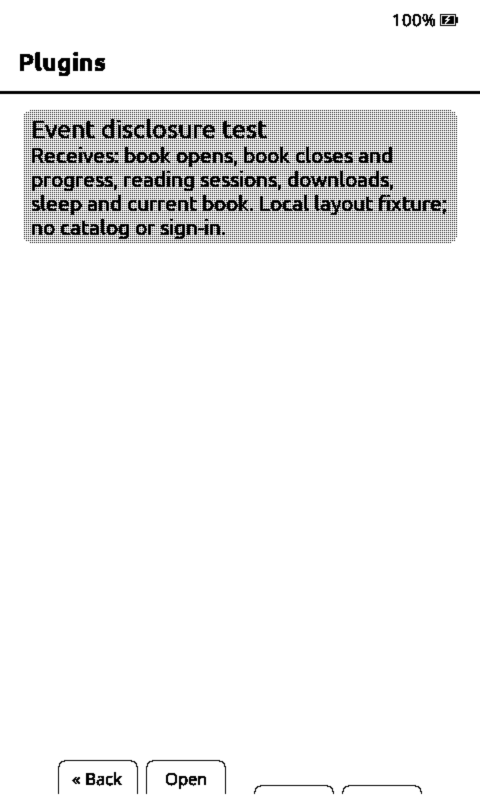
#> input picture test/plugin_picker_layout/fixtures/picker.png, 960 x 1600 px (shown at 1/2 size)
$ python img2sleep.py ../test/plugin_picker_layout/fixtures/picker.png
#> lines starting #> are read from the running program, lines starting #| are printed output that depends on the picture
#!/usr/bin/env python3
"""Convert images into sleep-screen BMPs for CrossPoint.

Output is uncompressed 24-bit BMP at the panel's portrait resolution, the
format USER_GUIDE.md recommends for the "Custom" sleep screen. Transparency
is flattened onto white, EXIF rotation is applied, and images are either
center-cropped to fill the screen (default) or scaled to fit with white
borders (--fit).

Copy the output folder to the SD card root as `.sleep/` (or `sleep/`) for a
random image per sleep, or a single file as `/sleep.bmp`.

Usage:
  python scripts/img2sleep.py IMAGE_OR_DIR [...] [-o OUT_DIR] [--fit] [--size WxH]

Examples:
  python scripts/img2sleep.py ~/Pictures/xteink -o ~/Pictures/xteink/sleep
  python scripts/img2sleep.py photo.jpg --fit
  python scripts/img2sleep.py art/ --size 528x792   # X3
"""

import argparse
import sys
from pathlib import Path

from PIL import Image, ImageOps, UnidentifiedImageError

DEFAULT_SIZE = (480, 800)  # X4 / X4 Pro portrait; X3 is 528x792
IMAGE_SUFFIXES = {".png", ".jpg", ".jpeg", ".bmp", ".gif", ".webp", ".tif", ".tiff"}


def parse_size(value):
    try:
        width, height = (int(part) for part in value.lower().split("x"))
    except ValueError:
        raise argparse.ArgumentTypeError(f"expected WIDTHxHEIGHT, got {value!r}")
    if width <= 0 or height <= 0:
        raise argparse.ArgumentTypeError("width and height must be positive")
    return width, height


def collect_inputs(paths):
    files = []
    for path in paths:
        if path.is_dir():
            files.extend(sorted(p for p in path.iterdir() if p.suffix.lower() in IMAGE_SUFFIXES))
        elif path.is_file():
            files.append(path)
        else:
            print(f"skip: {path} not found", file=sys.stderr)
    return files


def to_sleep_image(src, size, fit):
#> called with size = (480, 800), fit = False
    img = ImageOps.exif_transpose(Image.open(src))
#> img is the input picture: PIL image 960x1600 RGBA; mean R, G, B, A 238.2, 238.2, 238.2, 255
    if img.mode in ("RGBA", "LA") or (img.mode == "P" and "transparency" in img.info):
        rgba = img.convert("RGBA")
        img = Image.new("RGB", rgba.size, "white")
#> img: PIL image 960x1600 RGB; every value is 255
        img.paste(rgba, mask=rgba.getchannel("A"))
    else:
        img = img.convert("RGB")
    if fit:
        return ImageOps.pad(img, size, method=Image.Resampling.LANCZOS, color="white")
    return ImageOps.fit(img, size, method=Image.Resampling.LANCZOS)
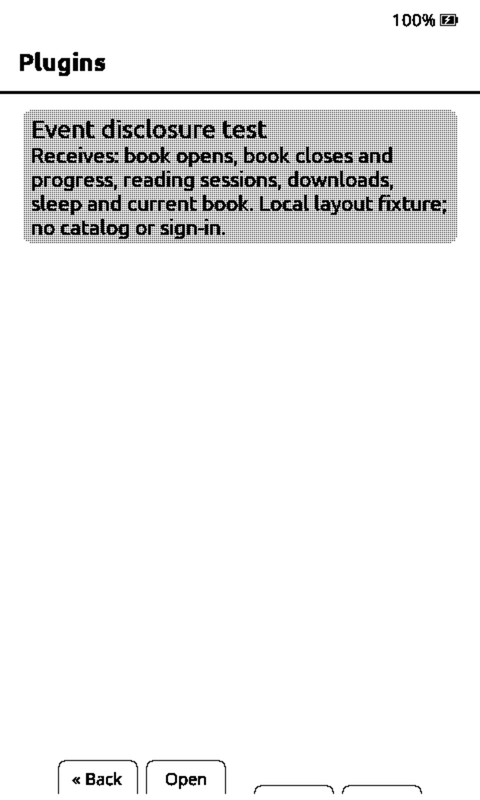
#> returned value: PIL image 480x800 RGB; min 0, max 255, mean 238.2


def main():
    parser = argparse.ArgumentParser(description="Convert images into CrossPoint sleep-screen BMPs.")
    parser.add_argument("inputs", nargs="+", type=Path, help="image files and/or directories of images")
    parser.add_argument("-o", "--output", type=Path, default=Path("sleep"), help="output directory (default: ./sleep)")
    parser.add_argument("--fit", action="store_true", help="scale to fit with white borders instead of cropping")
    parser.add_argument("--size", type=parse_size, default=DEFAULT_SIZE, help="WIDTHxHEIGHT (default: 480x800)")
    args = parser.parse_args()

    sources = collect_inputs(args.inputs)
    if not sources:
        print("No images found.", file=sys.stderr)
        return 1

    args.output.mkdir(parents=True, exist_ok=True)
    failed = 0
    for src in sources:
        dest = args.output / f"{src.stem}.bmp"
        try:
            to_sleep_image(src, args.size, args.fit).save(dest, "BMP")
        except (UnidentifiedImageError, OSError) as err:
            print(f"fail: {src.name}: {err}", file=sys.stderr)
            failed += 1
            continue
        print(f"ok:   {src.name} -> {dest}")

    print(f"{len(sources) - failed}/{len(sources)} converted into {args.output}")
    return 1 if failed else 0


if __name__ == "__main__":
    sys.exit(main())
#> (the program exits here)
